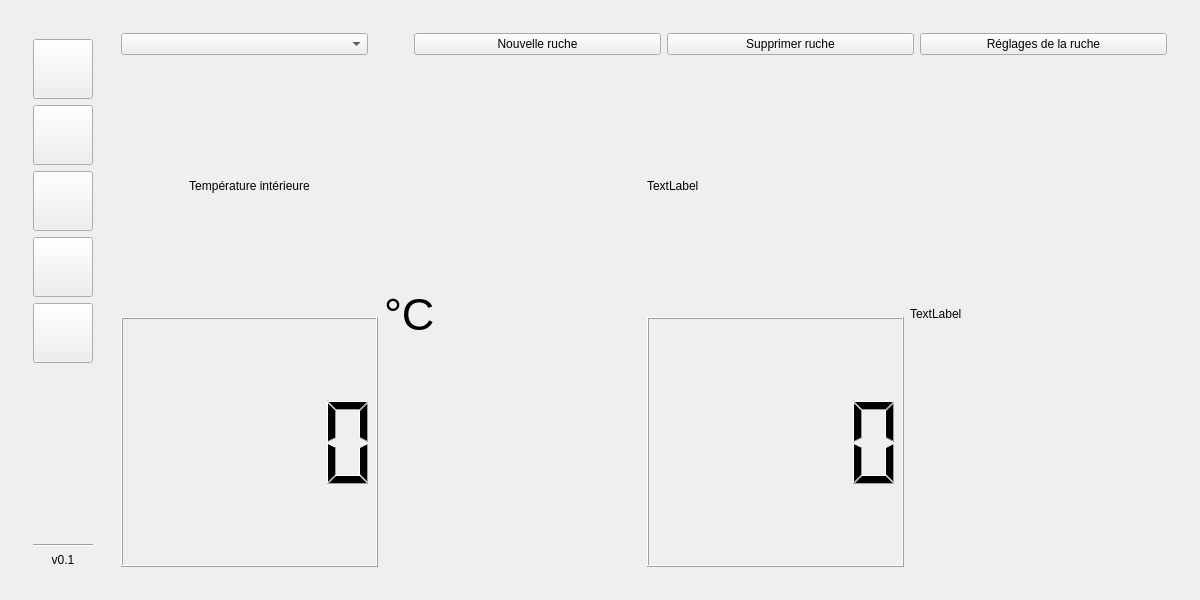
<?xml version="1.0" encoding="UTF-8"?>
<ui version="4.0">
 <class>ihm</class>
 <widget class="QMainWindow" name="ihm">
  <property name="enabled">
   <bool>true</bool>
  </property>
  <property name="geometry">
   <rect>
    <x>0</x>
    <y>0</y>
    <width>1200</width>
    <height>600</height>
   </rect>
  </property>
  <property name="windowTitle">
   <string>Bee-honey't</string>
  </property>
  <widget class="QWidget" name="centralWidget">
   <layout class="QHBoxLayout" name="horizontalLayout_4">
    <item>
     <widget class="QWidget" name="widget" native="true">
      <layout class="QHBoxLayout" name="horizontalLayout_3">
       <item>
        <layout class="QVBoxLayout" name="verticalLayout_6">
         <item>
          <widget class="Line" name="line">
           <property name="orientation">
            <enum>Qt::Vertical</enum>
           </property>
          </widget>
         </item>
         <item>
          <widget class="QWidget" name="barre_laterale" native="true">
           <layout class="QVBoxLayout" name="verticalLayout">
            <item>
             <widget class="QPushButton" name="pushButton_ruches">
              <property name="enabled">
               <bool>true</bool>
              </property>
              <property name="minimumSize">
               <size>
                <width>60</width>
                <height>60</height>
               </size>
              </property>
              <property name="toolTip">
               <string>Ruches</string>
              </property>
              <property name="whatsThis">
               <string/>
              </property>
              <property name="styleSheet">
               <string notr="true"/>
              </property>
              <property name="text">
               <string/>
              </property>
              <property name="icon">
               <iconset theme=":/ruches.png">
                <normaloff>.</normaloff>
                <normalon>:/ruches.png</normalon>.</iconset>
              </property>
              <property name="iconSize">
               <size>
                <width>50</width>
                <height>50</height>
               </size>
              </property>
             </widget>
            </item>
            <item>
             <widget class="QPushButton" name="pushButton_mesures">
              <property name="minimumSize">
               <size>
                <width>60</width>
                <height>60</height>
               </size>
              </property>
              <property name="text">
               <string/>
              </property>
              <property name="iconSize">
               <size>
                <width>50</width>
                <height>50</height>
               </size>
              </property>
             </widget>
            </item>
            <item>
             <widget class="QPushButton" name="pushButton_tableaux">
              <property name="minimumSize">
               <size>
                <width>60</width>
                <height>60</height>
               </size>
              </property>
              <property name="text">
               <string/>
              </property>
             </widget>
            </item>
            <item>
             <widget class="QPushButton" name="pushButton_graphiques">
              <property name="minimumSize">
               <size>
                <width>60</width>
                <height>60</height>
               </size>
              </property>
              <property name="styleSheet">
               <string notr="true"/>
              </property>
              <property name="text">
               <string/>
              </property>
              <property name="icon">
               <iconset theme=":/graphiques.png">
                <normaloff>.</normaloff>
                <normalon>:/graphiques.png</normalon>.</iconset>
              </property>
              <property name="iconSize">
               <size>
                <width>50</width>
                <height>50</height>
               </size>
              </property>
             </widget>
            </item>
            <item>
             <widget class="QPushButton" name="pushButton_alertes">
              <property name="minimumSize">
               <size>
                <width>60</width>
                <height>60</height>
               </size>
              </property>
              <property name="text">
               <string/>
              </property>
              <property name="icon">
               <iconset>
                <normalon>:/alertes.png</normalon>
               </iconset>
              </property>
              <property name="iconSize">
               <size>
                <width>50</width>
                <height>50</height>
               </size>
              </property>
             </widget>
            </item>
            <item>
             <spacer name="ligne_verticale">
              <property name="orientation">
               <enum>Qt::Vertical</enum>
              </property>
              <property name="sizeHint" stdset="0">
               <size>
                <width>20</width>
                <height>40</height>
               </size>
              </property>
             </spacer>
            </item>
            <item>
             <widget class="Line" name="ligne_horizontale_version">
              <property name="orientation">
               <enum>Qt::Horizontal</enum>
              </property>
             </widget>
            </item>
            <item>
             <widget class="QLabel" name="label_version">
              <property name="text">
               <string>v0.1</string>
              </property>
              <property name="alignment">
               <set>Qt::AlignCenter</set>
              </property>
             </widget>
            </item>
           </layout>
           <zorder>pushButton_ruches</zorder>
           <zorder>pushButton_tableaux</zorder>
           <zorder>pushButton_mesures</zorder>
           <zorder>ligne_verticale</zorder>
           <zorder>label_version</zorder>
           <zorder>pushButton_graphiques</zorder>
           <zorder>ligne_horizontale_version</zorder>
           <zorder>pushButton_alertes</zorder>
          </widget>
         </item>
        </layout>
       </item>
       <item>
        <widget class="QStackedWidget" name="stackedWidget">
         <widget class="QWidget" name="ruches">
          <layout class="QVBoxLayout" name="verticalLayout_3">
           <item>
            <layout class="QHBoxLayout" name="horizontalLayout_5">
             <item>
              <widget class="QComboBox" name="comboBox_liste_ruches"/>
             </item>
             <item>
              <spacer name="horizontalSpacer">
               <property name="orientation">
                <enum>Qt::Horizontal</enum>
               </property>
               <property name="sizeType">
                <enum>QSizePolicy::Minimum</enum>
               </property>
               <property name="sizeHint" stdset="0">
                <size>
                 <width>40</width>
                 <height>20</height>
                </size>
               </property>
              </spacer>
             </item>
             <item>
              <widget class="QPushButton" name="pushButton_nouvelle_ruche">
               <property name="text">
                <string>Nouvelle ruche</string>
               </property>
              </widget>
             </item>
             <item>
              <widget class="QPushButton" name="pushButton_supprimer_ruche">
               <property name="text">
                <string>Supprimer ruche</string>
               </property>
              </widget>
             </item>
             <item>
              <widget class="QPushButton" name="pushButton_reglage">
               <property name="text">
                <string>Réglages de la ruche</string>
               </property>
              </widget>
             </item>
            </layout>
           </item>
           <item>
            <layout class="QGridLayout" name="gridLayout_2">
             <item row="0" column="0">
              <layout class="QHBoxLayout" name="horizontalLayout_6">
               <item>
                <layout class="QVBoxLayout" name="verticalLayout_7">
                 <item>
                  <widget class="QLabel" name="label_4">
                   <property name="maximumSize">
                    <size>
                     <width>1677215</width>
                     <height>16777215</height>
                    </size>
                   </property>
                   <property name="text">
                    <string>Température intérieure</string>
                   </property>
                   <property name="alignment">
                    <set>Qt::AlignCenter</set>
                   </property>
                  </widget>
                 </item>
                 <item>
                  <widget class="QLCDNumber" name="lcdNumber"/>
                 </item>
                </layout>
               </item>
               <item>
                <widget class="QLabel" name="label_2">
                 <property name="font">
                  <font>
                   <pointsize>34</pointsize>
                  </font>
                 </property>
                 <property name="text">
                  <string>°C</string>
                 </property>
                </widget>
               </item>
              </layout>
             </item>
             <item row="0" column="1">
              <layout class="QHBoxLayout" name="horizontalLayout_7">
               <item>
                <layout class="QVBoxLayout" name="verticalLayout_8">
                 <item>
                  <widget class="QLabel" name="label_6">
                   <property name="text">
                    <string>TextLabel</string>
                   </property>
                  </widget>
                 </item>
                 <item>
                  <widget class="QLCDNumber" name="lcdNumber_2"/>
                 </item>
                </layout>
               </item>
               <item>
                <widget class="QLabel" name="label_5">
                 <property name="text">
                  <string>TextLabel</string>
                 </property>
                </widget>
               </item>
              </layout>
             </item>
            </layout>
           </item>
          </layout>
         </widget>
         <widget class="QWidget" name="page_2">
          <layout class="QHBoxLayout" name="horizontalLayout">
           <item>
            <layout class="QVBoxLayout" name="verticalLayout_2">
             <item>
              <layout class="QHBoxLayout" name="horizontalLayout_15">
               <item>
                <widget class="QComboBox" name="comboBox_donnees_affiche">
                 <property name="editable">
                  <bool>false</bool>
                 </property>
                 <property name="currentText">
                  <string/>
                 </property>
                </widget>
               </item>
               <item>
                <spacer name="horizontalSpacer_2">
                 <property name="orientation">
                  <enum>Qt::Horizontal</enum>
                 </property>
                 <property name="sizeType">
                  <enum>QSizePolicy::Fixed</enum>
                 </property>
                 <property name="sizeHint" stdset="0">
                  <size>
                   <width>800</width>
                   <height>20</height>
                  </size>
                 </property>
                </spacer>
               </item>
               <item>
                <widget class="QPushButton" name="pushButton_rafraichir">
                 <property name="text">
                  <string>Rafraichir</string>
                 </property>
                </widget>
               </item>
              </layout>
             </item>
             <item>
              <layout class="QGridLayout" name="gridLayout">
               <item row="1" column="1">
                <widget class="QChartView" name="graphicsView_5"/>
               </item>
               <item row="0" column="2">
                <widget class="QChartView" name="graphicsView_7"/>
               </item>
               <item row="1" column="2">
                <widget class="QChartView" name="graphicsView_8"/>
               </item>
               <item row="0" column="1">
                <widget class="QChartView" name="graphicsView_4"/>
               </item>
               <item row="0" column="0">
                <widget class="QChartView" name="graphicsView"/>
               </item>
               <item row="1" column="0">
                <widget class="QChartView" name="graphicsView_2"/>
               </item>
               <item row="2" column="1">
                <widget class="QChartView" name="graphicsView_6"/>
               </item>
               <item row="2" column="0">
                <widget class="QChartView" name="graphicsView_3"/>
               </item>
               <item row="2" column="2">
                <widget class="QChartView" name="graphicsView_9"/>
               </item>
              </layout>
             </item>
            </layout>
           </item>
          </layout>
         </widget>
         <widget class="QWidget" name="page_3">
          <widget class="QLabel" name="label_3">
           <property name="geometry">
            <rect>
             <x>10</x>
             <y>10</y>
             <width>67</width>
             <height>17</height>
            </rect>
           </property>
           <property name="text">
            <string>Page 3</string>
           </property>
          </widget>
         </widget>
         <widget class="QWidget" name="graph">
          <layout class="QVBoxLayout" name="verticalLayout_5">
           <item>
            <widget class="QComboBox" name="comboBox_reglages_graphiques">
             <property name="maximumSize">
              <size>
               <width>205</width>
               <height>25</height>
              </size>
             </property>
             <property name="layoutDirection">
              <enum>Qt::RightToLeft</enum>
             </property>
            </widget>
           </item>
           <item>
            <widget class="QTabWidget" name="tabWidget">
             <property name="currentIndex">
              <number>0</number>
             </property>
             <widget class="QWidget" name="tab">
              <attribute name="title">
               <string>Températures</string>
              </attribute>
              <layout class="QHBoxLayout" name="horizontalLayout_2">
               <item>
                <widget class="QChartView" name="chartView_temperature"/>
               </item>
              </layout>
             </widget>
             <widget class="QWidget" name="tab_2">
              <attribute name="title">
               <string>Humidité</string>
              </attribute>
              <layout class="QHBoxLayout" name="horizontalLayout_10">
               <item>
                <widget class="QChartView" name="chartView_humidite"/>
               </item>
              </layout>
             </widget>
             <widget class="QWidget" name="tab_3">
              <attribute name="title">
               <string>Luminosité</string>
              </attribute>
              <layout class="QHBoxLayout" name="horizontalLayout_11">
               <item>
                <widget class="QChartView" name="chartView_luminosite"/>
               </item>
              </layout>
             </widget>
             <widget class="QWidget" name="tab_4">
              <attribute name="title">
               <string>Pression</string>
              </attribute>
              <layout class="QHBoxLayout" name="horizontalLayout_12">
               <item>
                <widget class="QChartView" name="chartView_pression"/>
               </item>
              </layout>
             </widget>
             <widget class="QWidget" name="tab_5">
              <attribute name="title">
               <string>Poids</string>
              </attribute>
              <layout class="QHBoxLayout" name="horizontalLayout_13">
               <item>
                <widget class="QChartView" name="chartView_poids"/>
               </item>
              </layout>
             </widget>
             <widget class="QWidget" name="tab_6">
              <attribute name="title">
               <string>Activité</string>
              </attribute>
              <layout class="QHBoxLayout" name="horizontalLayout_14">
               <item>
                <widget class="QChartView" name="chartView_activite"/>
               </item>
              </layout>
             </widget>
            </widget>
           </item>
          </layout>
         </widget>
         <widget class="QWidget" name="alertes">
          <layout class="QVBoxLayout" name="verticalLayout_4">
           <item>
            <widget class="QLabel" name="label">
             <property name="font">
              <font>
               <pointsize>14</pointsize>
              </font>
             </property>
             <property name="text">
              <string>Dernières alertes</string>
             </property>
            </widget>
           </item>
           <item>
            <widget class="QTableWidget" name="tableWidget_alertes"/>
           </item>
          </layout>
         </widget>
        </widget>
       </item>
      </layout>
     </widget>
    </item>
   </layout>
  </widget>
 </widget>
 <layoutdefault spacing="6" margin="11"/>
 <customwidgets>
  <customwidget>
   <class>QChartView</class>
   <extends>QGraphicsView</extends>
   <header>qchart.h</header>
  </customwidget>
 </customwidgets>
 <resources/>
 <connections/>
</ui>
